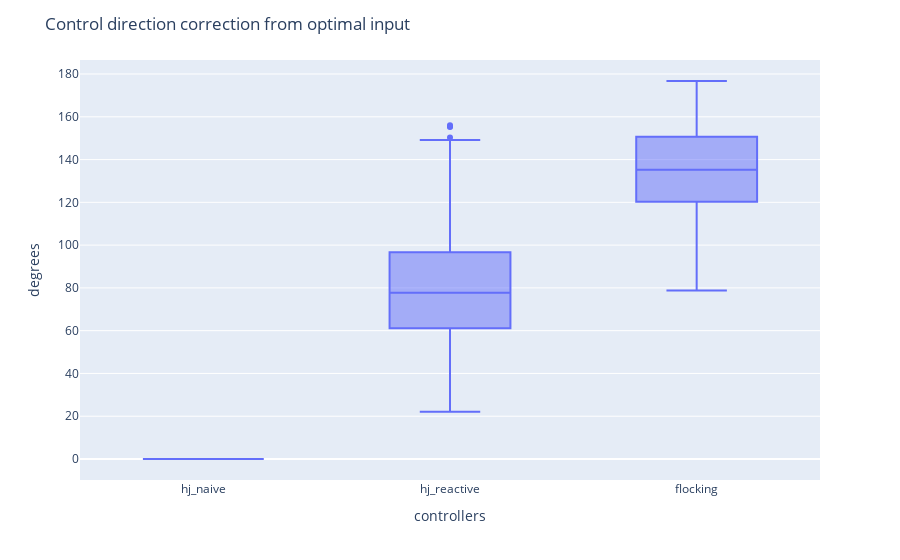

Source (notebook cell):
### Markdown cell above
+ Mean maximum correction from optimal control degrees

### Code cell
opt_ctrl_correction_dict = {"hj_naive": metrics_hj_naive["Mean maximum correction from optimal control degrees"],
                      "hj_reactive": metrics_hj_reactive["Mean maximum correction from optimal control degrees"],
                      "flocking": metrics_hj_flocking["Mean maximum correction from optimal control degrees"]}
opt_ctrl_correction_df = pd.DataFrame(opt_ctrl_correction_dict)
fig_opt_ctrl_correction = px.box(opt_ctrl_correction_df )
# Add custom x and y labels
fig_opt_ctrl_correction.update_layout(
    xaxis_title="controllers",
    yaxis_title="degrees",
    title = {'text': "Control direction correction from optimal input"}
)
fig_opt_ctrl_correction.show()

### Figure 1 — Plotly figure (JSON) as saved in the notebook; plotly's stock layout.template omitted (floating-point values rounded to 4 significant figures; data arrays with more than 128 entries replaced by an {"elided": "..."} marker saying what was removed)
{"data": [{"alignmentgroup": "True", "hovertemplate": "variable=%{x}<br>value=%{y}<extra></extra>", "legendgroup": "", "marker": {"color": "#636efa"}, "name": "", "notched": false, "offsetgroup": "", "orientation": "v", "showlegend": false, "type": "box", "x": {"elided": "3162 str values"}, "x0": " ", "xaxis": "x", "y": {"elided": "3162 float values"}, "y0": " ", "yaxis": "y"}], "layout": {"boxmode": "group", "legend": {"tracegroupgap": 0}, "margin": {"t": 60}, "title": {"text": "Control direction correction from optimal input"}, "xaxis": {"anchor": "y", "domain": [0, 1], "title": {"text": "controllers"}}, "yaxis": {"anchor": "x", "domain": [0, 1], "title": {"text": "degrees"}}}}
